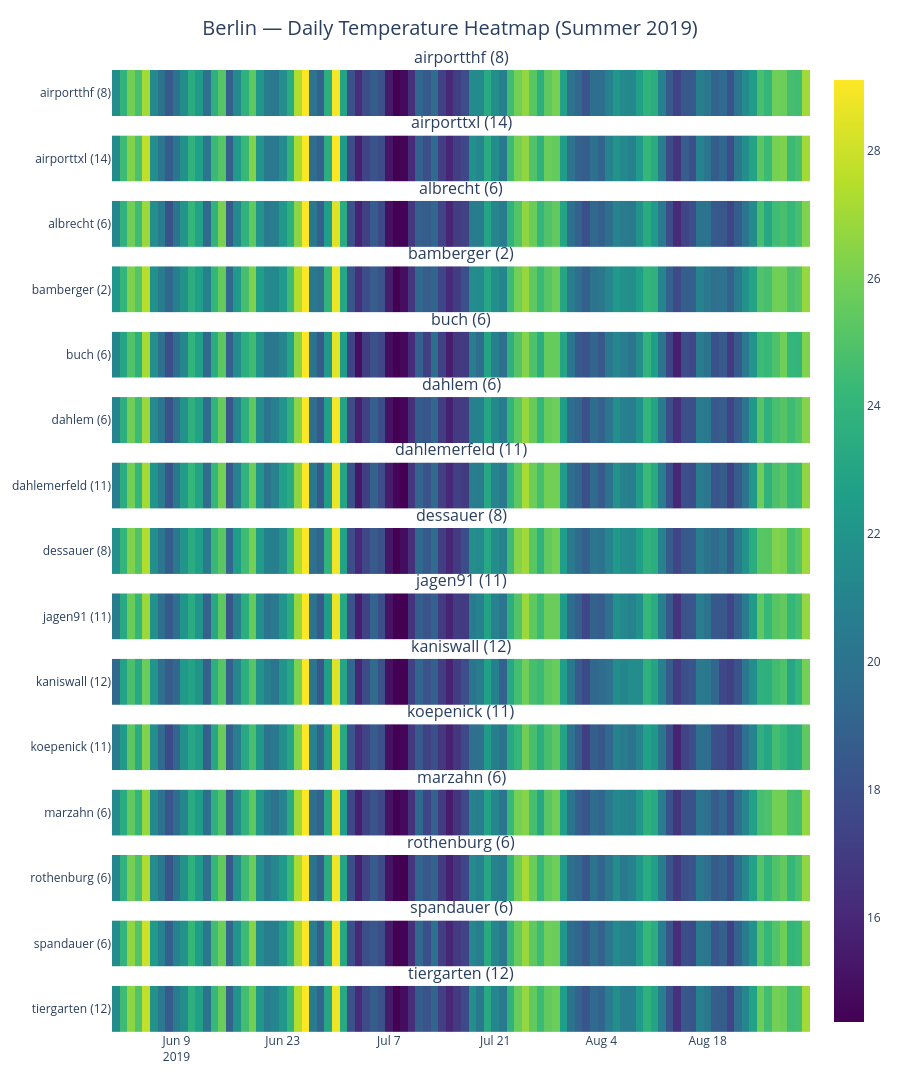

Source (notebook cell):
### Code cell
# Heatmap variant — one row per station, time on x-axis
fig_heat = lcz_ts(
    map_path, df,
    var="airT", station_id="station",
    time_freq="day",
    plot_type="heatmap",
    facet_plot="station",
    year=2019, month=[6, 7, 8],
    title="Berlin — Daily Temperature Heatmap (Summer 2019)",
    lang="en",
)
fig_heat.show()
